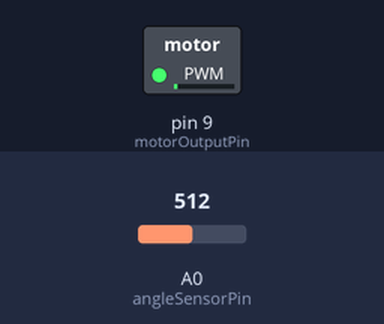
Recording of a sketch running on a simulated Arduino Uno, built with avr-gcc and run on an emulated ATmega328P. Shown: switched loads named in the sketch (green lamp = pin HIGH). Inputs (shaded band) come from the test bench; at power-on: A0 (angleSensorPin) = 512. What the sketch prints to the serial monitor is not drawn.

Above: at 1.2 s.
1.3 s: A0 (angleSensorPin) set to 716
At 2.5 s:
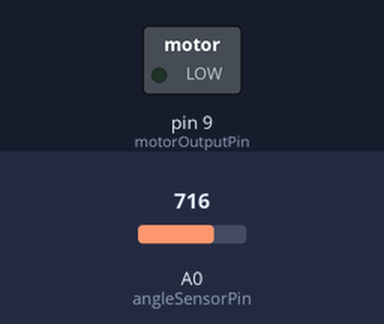
2.8 s: A0 (angleSensorPin) set to 511
At 3.1 s:
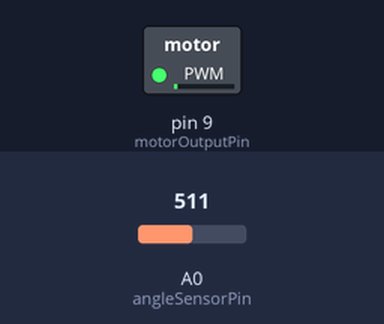
4.3 s: A0 (angleSensorPin) set to 306
At 5.1 s:
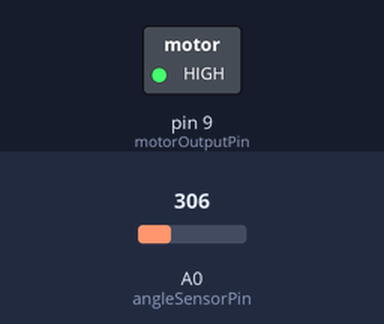
5.8 s: A0 (angleSensorPin) set to 511
8.8 s: A0 (angleSensorPin) set to 245
At 9.7 s:
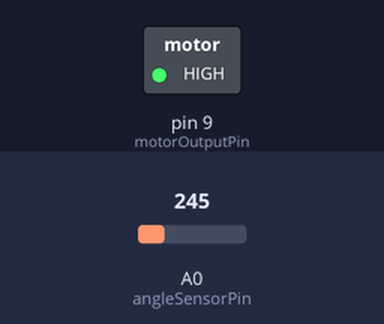
Timing chart, 0 to 11.3 s (numbered marks = the images above; inputs shaded):
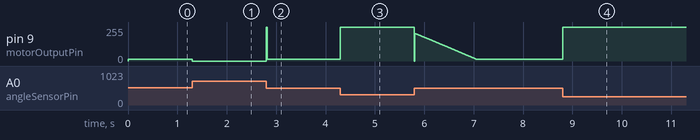

Measured:
- after the input at 1.3 s, pin 9 (motorOutputPin): 12/255 → 0/255 at once
- after the input at 2.8 s, pin 9 (motorOutputPin): 0/255 → 14/255 at once
- after the input at 4.3 s, pin 9 (motorOutputPin): 14/255 → 255/255 at once
- after the input at 8.8 s, pin 9 (motorOutputPin): 14/255 → 255/255 at once

The sketch:

lab2_uno.ino
```cpp
// Arduino Code for the Up-Down Arm Lab

// Likely User Modified Variables ******************************
unsigned long deltaT = 1000; // time between samples (usecs) 1000->50000
const int pastSize = 3;


// End Likely User Modified Variables***************************

// For arduino and host interface, NO NEED TO MODIFY!
unsigned long transferDt = 20000; // usecs between host updates
unsigned long transferDt1 = 30000;
int angleSensorPin = A0;
int pwmVoltagePin = A1;
int motorVoltagePin = A2;
int motorOutputPin = 9;  // Do not change this!!

// Arduino-specific DAC values.
int dacMax = 255; // Arduino dac is eight bits.
int adcMax = 1024;  //Arduino uses a 10 bit dac, 10th power of 2 = 1024
int adcCenter = 485; // 1024/2 = 512


// Control variables (set by host).
float direct = 80; // Direct motor command from host.
float desired;  // Desired value (speed or angle) from host.
float Kp = 0.7; // Feedback gains (proportional)
float ki = 7;
float kd = 6.5;
float proportional = 0;
float integral = 0;
float derivative = 0;
float oldError = 0;
int counter = 0;
float r = 0.999;
float pastError[pastSize];

float filtered_de = 0;
float prevFiltered_de = 0;

void setup() {
  // Set up inputs
  pinMode(motorVoltagePin, INPUT);
  pinMode(pwmVoltagePin, INPUT);
  pinMode(angleSensorPin, INPUT);

  // Set up PWM motor output pin, affects delay() function
  // Delay argument will be in 1/64 milliseconds.
  pinMode(motorOutputPin,OUTPUT);
  digitalWrite(motorOutputPin,LOW);
  //setPwmFrequency(motorOutputPin, 1); // Set pwm to approx 30khz.

  // Set for fastest serial transfer.
  Serial.begin(115200);
}


// Main code, runs repeatedly
void loop() {
  // Measure angle three times and sum, then by twelve. Averaging reduces noise.
  // Factor of four is ratio of adc and dac.
  float Vangle = float (analogRead(angleSensorPin) + analogRead(angleSensorPin) + analogRead(angleSensorPin) - 3*adcCenter)*2;

  Vangle = map(Vangle, -150, 150, -90, 90);

  for(int i =pastSize-1; i>0; i--){
    pastError[i] = pastError[i-1];
  }

  // Compute the error, which is the difference between desired and measured angle.
  float error = desired - Vangle;
  pastError[0] = error;
  proportional = Kp * error;

  if(integral < 200 && integral >= 0) integral += ki*error*0.001;
  if(integral > 200) integral = 180;
  if(integral < 0) integral = 0;

  filtered_de =(1-r)* prevFiltered_de + r*(error-pastError[pastSize-1]);
  filtered_de /= pastSize;
  derivative = kd * (filtered_de);
  prevFiltered_de = filtered_de;
  //oldError = error;

  // Compute and limit the motor output command.
  int motorCmd = int(proportional + integral + derivative + direct);
  motorCmd = min(max(motorCmd, 0), dacMax);
  analogWrite(motorOutputPin,motorCmd);


  Serial.print(error);
  Serial.print(",      ");
  Serial.print(filtered_de);
  Serial.print(",      ");
  Serial.print(proportional);
  Serial.print(",   ");
  Serial.print(integral);
  Serial.print(",   ");
  Serial.println(derivative);

  counter++;

}


//void setPwmFrequency(int pin, int divisor) {
//  byte mode;
//  if(pin == 5 || pin == 6 || pin == 9 || pin == 10) {
//    switch(divisor) {
//      case 1: mode = 0x01; break;
//      case 8: mode = 0x02; break;
//      case 64: mode = 0x03; break;
//      case 256: mode = 0x04; break;
//      case 1024: mode = 0x05; break;
//      default: return;
//    }
//    if(pin == 5 || pin == 6) {
//      TCCR0B = TCCR0B & 0b11111000 | mode;
//    } else {
//        TCCR1B = TCCR1B & 0b11111000 | mode;
//    }
//  } else if(pin == 3 || pin == 11) {
//    switch(divisor) {
//      case 1: mode = 0x01; break;
//      case 8: mode = 0x02; break;
//      case 32: mode = 0x03; break;
//      case 64: mode = 0x04; break;
//      case 128: mode = 0x05; break;
//      case 256: mode = 0x06; break;
//      case 1024: mode = 0x7; break;
//      default: return;
//    }
//    TCCR2B = TCCR2B & 0b11111000 | mode;
//  }
//}
```
